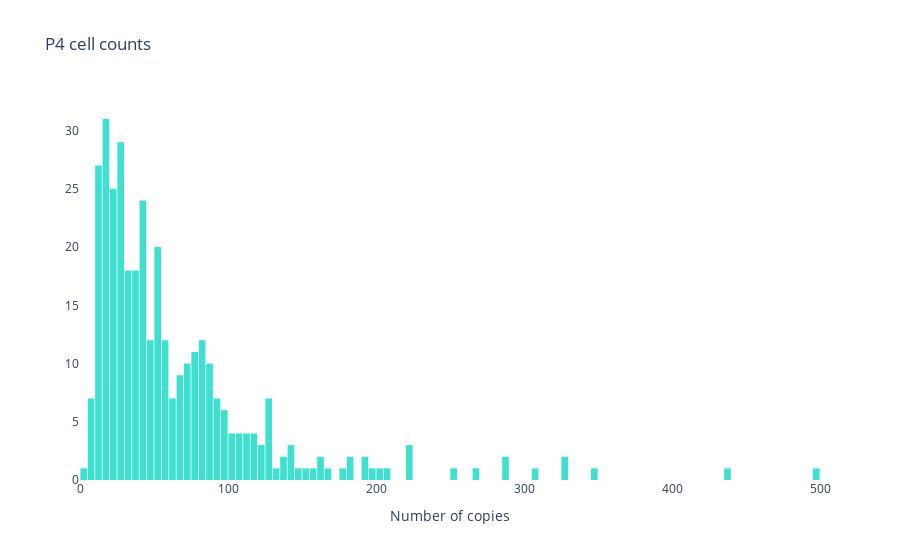

The code cell stored with this chart in its notebook:
### Code cell
plot_histogram_dict(cell_counts_p4, plot_color='turquoise', bin_size=5, title='P4 cell counts')

### Figure 1 — Plotly figure (JSON) as saved in the notebook; plotly's stock layout.template omitted (floating-point values rounded to 4 significant figures; data arrays with more than 128 entries replaced by an {"elided": "..."} marker saying what was removed)
{"data": [{"marker": {"color": "turquoise"}, "type": "histogram", "x": {"elided": "355 int values"}, "xbins": {"size": 5, "start": 0}}], "layout": {"bargap": 0.1, "plot_bgcolor": "white", "title": {"text": "P4 cell counts"}, "xaxis": {"title": {"text": "Number of copies"}}}}
